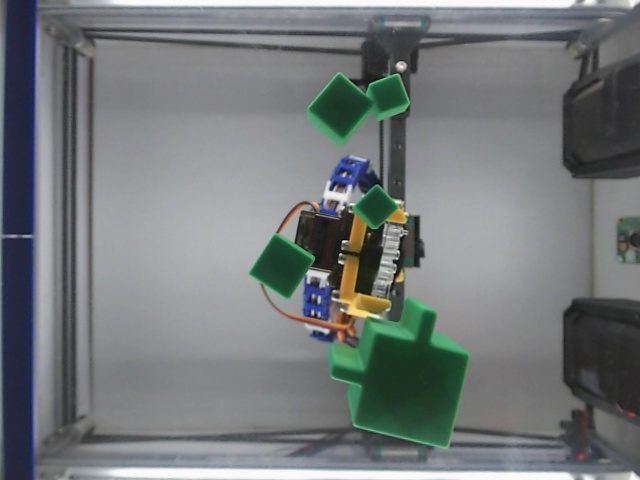
#> input picture debug_base.jpg, 640 x 480 px, found by its file name
$ python object_segmentation.py
#> lines starting #> are read from the running program, lines starting #| are printed output that depends on the picture; after the words box and inside, x2 and y2 are one past the last pixel; in counts of white or black regions, pixels touching at a corner belong together
import cv2, numpy as np

img = cv2.imread("./debug_base.jpg")
#> img is the input picture: shape (480, 640, 3); mean B, G, R 121.9, 120.7, 116.3
hsv = cv2.cvtColor(img, cv2.COLOR_BGR2HSV)
#> hsv: shape (480, 640, 3); mean H, S, V 91.9, 27.3, 125.5

# Tune these on your lighting; green hue ~35-85 in OpenCV's 0-180 scale
mask = cv2.inRange(hsv, (35, 60, 40), (90, 255, 255))
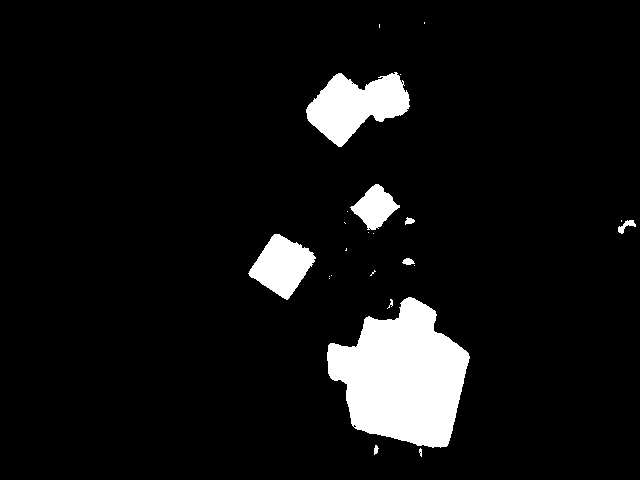
#> mask: shape (480, 640); 7.4% white; 24 white regions (15 under 20 px), largest, box (x1, y1, x2, y2) and area: (327, 297, 470, 448) 14022, (306, 72, 410, 147) 4471, (248, 234, 316, 300) 2548
mask = cv2.morphologyEx(mask, cv2.MORPH_OPEN,  np.ones((3,3), np.uint8))
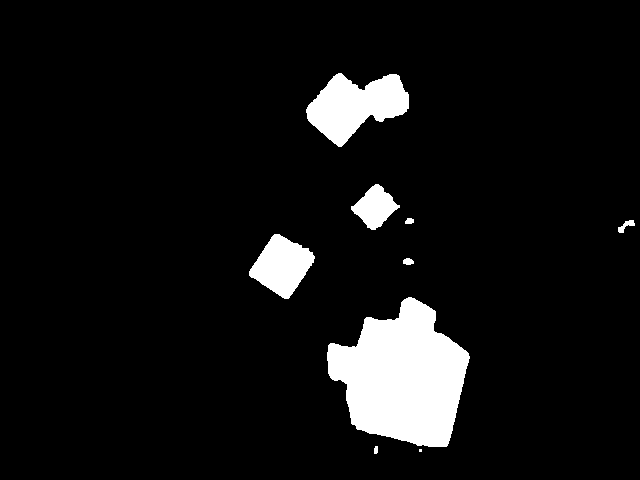
#> mask: shape (480, 640); 7.3% white; 9 white regions (1 under 20 px), largest, box (x1, y1, x2, y2) and area: (327, 297, 470, 447) 14007, (306, 73, 409, 147) 4436, (249, 234, 315, 299) 2535
mask = cv2.morphologyEx(mask, cv2.MORPH_CLOSE, np.ones((7,7), np.uint8))
#> mask: shape (480, 640); 7.3% white; 8 white regions

cv2.imshow("mask", mask)
cv2.waitKey(0)

cnts, _ = cv2.findContours(mask, cv2.RETR_EXTERNAL, cv2.CHAIN_APPROX_SIMPLE)
#> cnts = 8 contours, 1 with area under 20; largest, box (x1, y1, x2, y2) and area: (327, 297, 470, 452) 13810, (306, 73, 409, 147) 4326, (249, 234, 315, 299) 2449, (351, 184, 400, 230) 1166, (618, 220, 635, 233) 76, (403, 258, 414, 265) 46, (405, 218, 414, 224) 33
for c in cnts:
    area = cv2.contourArea(c)
    if area < 200:            # drop specks
        continue
    M = cv2.moments(c)
    cx, cy = M["m10"]/M["m00"], M["m01"]/M["m00"]      # centroid (pixels)
    (rx, ry), (w, h), ang = cv2.minAreaRect(c)          # center + orientation
    print(f"Area: {area:.1f}  Centroid: ({cx:.1f}, {cy:.1f})  Rect center: ({rx:.1f}, {ry:.1f})  Size: ({w:.1f}, {h:.1f})  Angle: {ang:.1f}")
    cv2.circle(img, (int(cx), int(cy)), 5, (0,0,255), -1)
    box = cv2.boxPoints(((rx, ry), (w, h), ang))
    box = np.intp(box)
    cv2.drawContours(img, [box], 0, (255,0,0), 2)
#> this loop made 8 passes
#> (area, cx, cy, rx, ry, w, h, ang) on passes 2, 4, 7, 8: (13809.5, 402.1, 376.9, 406.3, 381.3, 135.7, 150.9, -25.46), (2449, 281.7, 265.4, 282.3, 264.3, 55.43, 48.95, -56.89), (1165.5, 374.7, 206.7, 374.8, 207.1, 38.79, 34.48, -43.6), (4326.5, 355.2, 105.3, 355.2, 101.2, 101, 66.08, -27.68)
#> area on passes 3, 5, 6: 46.5, 76, 33
#| Area: 13809.5  Centroid: (402.1, 376.9)  Rect center: (406.3, 381.3)  Size: (135.7, 150.9)  Angle: -25.5
#| Area: 2449.0  Centroid: (281.7, 265.4)  Rect center: (282.3, 264.3)  Size: (55.4, 48.9)  Angle: -56.9
#| Area: 1165.5  Centroid: (374.7, 206.7)  Rect center: (374.8, 207.1)  Size: (38.8, 34.5)  Angle: -43.6
#| Area: 4326.5  Centroid: (355.2, 105.3)  Rect center: (355.2, 101.2)  Size: (101.0, 66.1)  Angle: -27.7
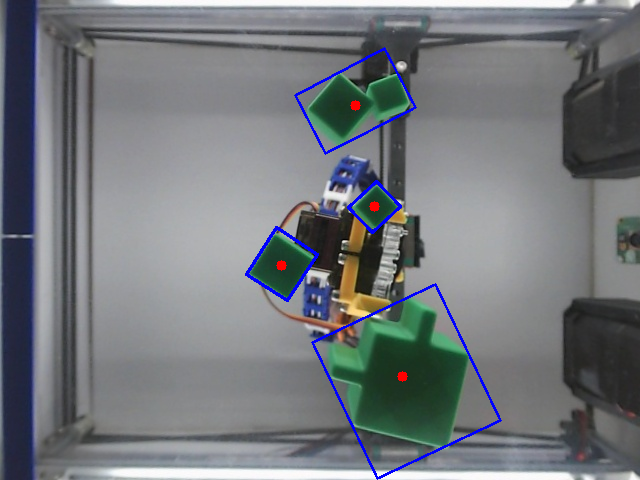
#> img: shape (480, 640, 3); 1.24% of pixels changed, all inside (x1, y1, x2, y2) = (245, 47, 502, 480)
cv2.imshow("img", img)
cv2.waitKey(0)

$ run again, with debug_top.jpg copied over debug_base.jpg
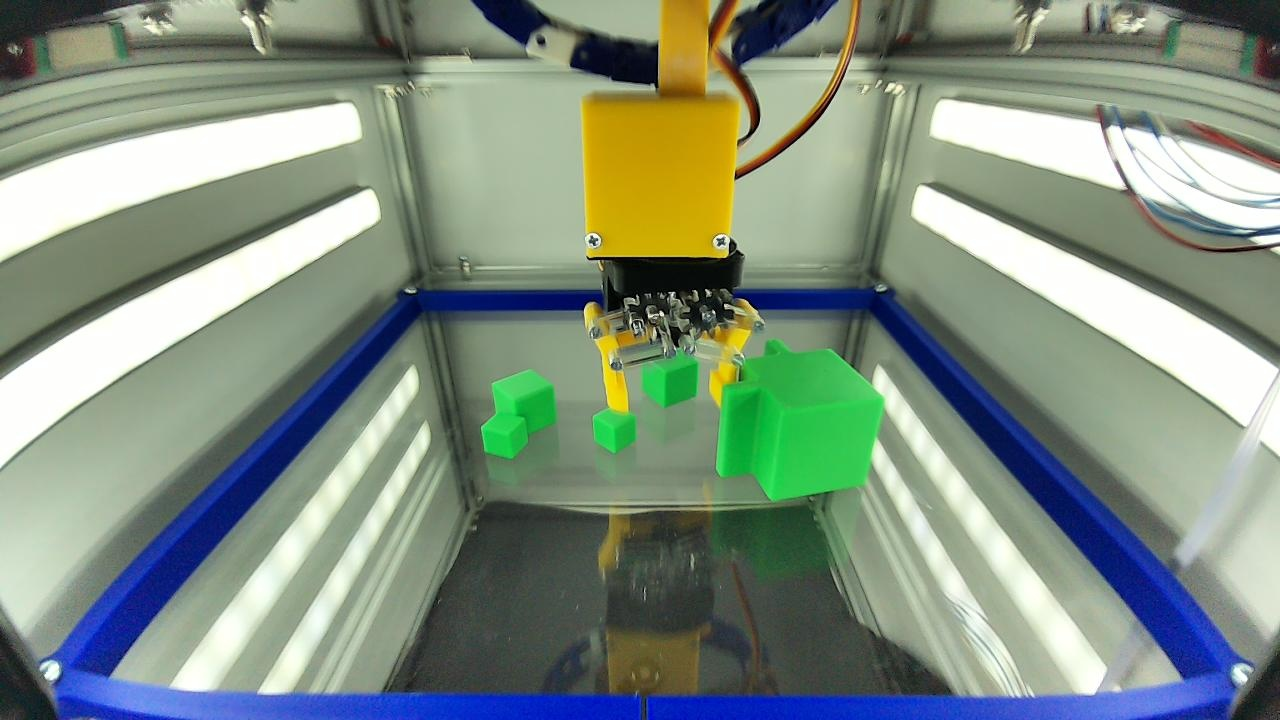
#> input picture debug_top.jpg, 1280 x 720 px, found by its file name
#> img is the input picture: shape (720, 1280, 3); mean B, G, R 129.3, 143.5, 129.1
#> hsv: shape (720, 1280, 3); mean H, S, V 56.2, 68, 155.1
#> `mask = cv2.morphologyEx(mask, cv2.MORPH_CLOSE, np.ones((7,7), np.uint8))`:
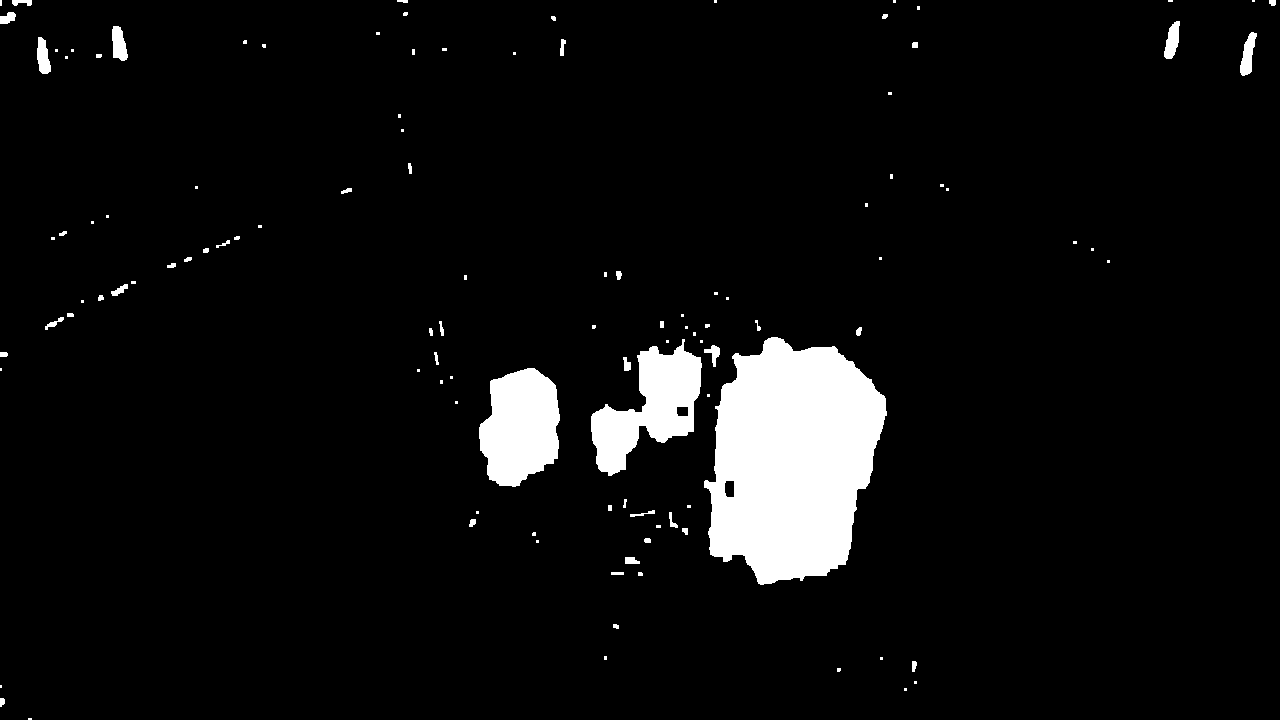
#> mask: shape (720, 1280); 5.6% white; 114 white regions (64 under 20 px)
#> cnts = 114 contours, 79 with area under 20; largest, box (x1, y1, x2, y2) and area: (704, 337, 887, 585) 32650, (479, 368, 560, 487) 7154, (591, 339, 702, 476) 7143, (1240, 32, 1257, 76) 372, (112, 26, 128, 61) 362
#> the loop `for c in cnts:` made 114 passes
#> area on passes 2, 7, 13, 15, 17, 19, 20, 22: 25.5, 31.5, 67, 22.5, 23, 31, 41, 35.5
#> (printed output is left out)
#> after the loop `for c in cnts:`:
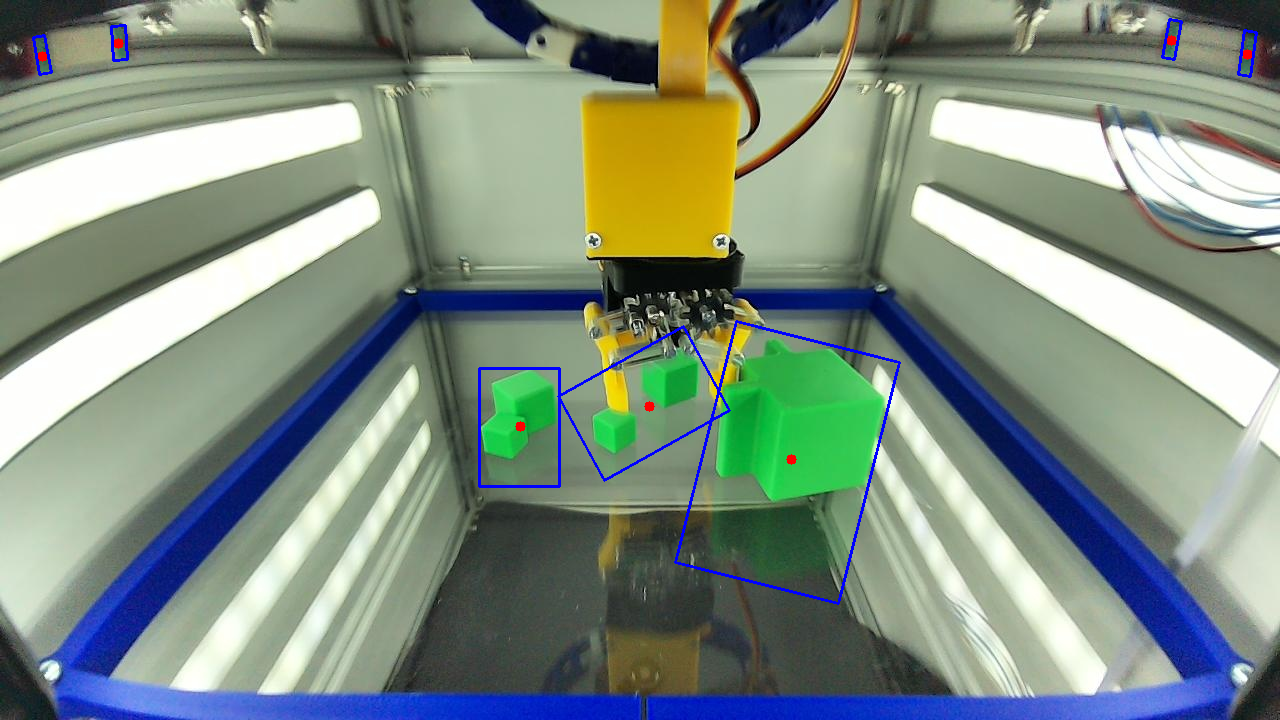
#> img: shape (720, 1280, 3); 0.7% of pixels changed, all inside (x1, y1, x2, y2) = (32, 18, 1258, 605)
